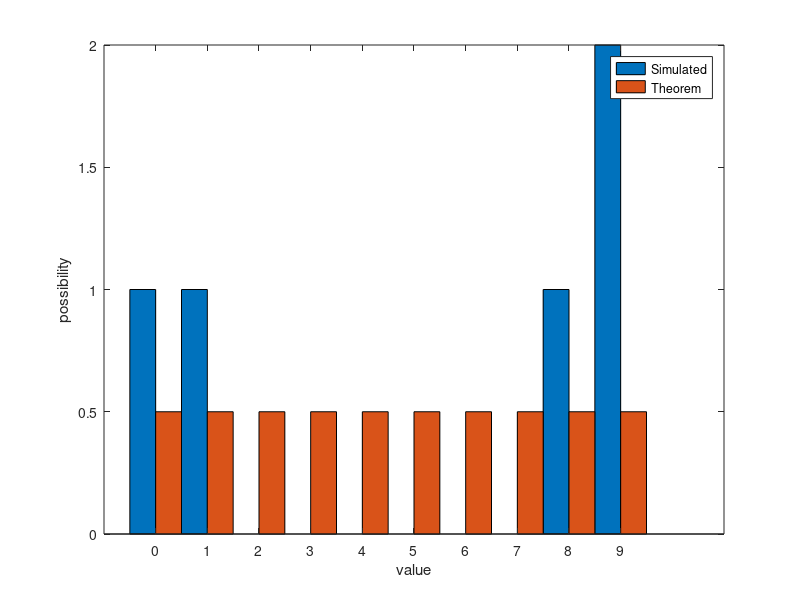

Here is the MATLAB script that generated this plot: (Note: this script raises an error after producing the figure.)
%P2_Q3
%(a)
M=(0:9);
N=input('Please input the times you want to simulate: ');
%in order to keep the possibility of produced to be equal, use rand() to produce the random number 
result=ceil(10*rand(N,1))-1;
[x,y]=hist(result);

%display the figure
figure(1);
c=zeros(10,2);
c(:,1)=x';
x_theo = N*[0.1 0.1 0.1 0.1 0.1 0.1 0.1 0.1 0.1 0.1];
c(:,2)=x_theo';
bar(c,1);
set(gca,'XTickLabel',{'0','1','2','3','4','5','6','7','8','9'}) %set x-axis's name
xlabel('value'),ylabel('possibility')  %set x-axis and y-axis's name
legend('Simulated','Theorem')  %set the legend
boldify(figure(1),20,3);
text(y*1.1,x+N/400,num2str(x')); %display the detail value of each chart
title(['Simluation results of sampling with N = ',num2str(N),]);
%%
%(b)
disp('For part (b)');
Chi_test = sum((x-x_theo).^2./x_theo);
disp('The calculated Chi-squre test statistic is');
disp(Chi_test);
Chi_theory = chi2inv(0.95,9);
disp('The theory value of Chi-squre statistic is');
disp(Chi_theory);

%(c)
disp('For part (c)');
x2 = [x(2:10) 0];
%For uniform distribute from 0-9, there is impossible to get 10, so change the simulated results to fit new distrubution
Chi_test = sum((x2-x_theo).^2./x_theo);
disp('The calculated Chi-squre test statistic is');
disp(Chi_test);
Chi_theory = chi2inv(0.95,9);
disp('The theory value of Chi-squre statistic is');
disp(Chi_theory);
